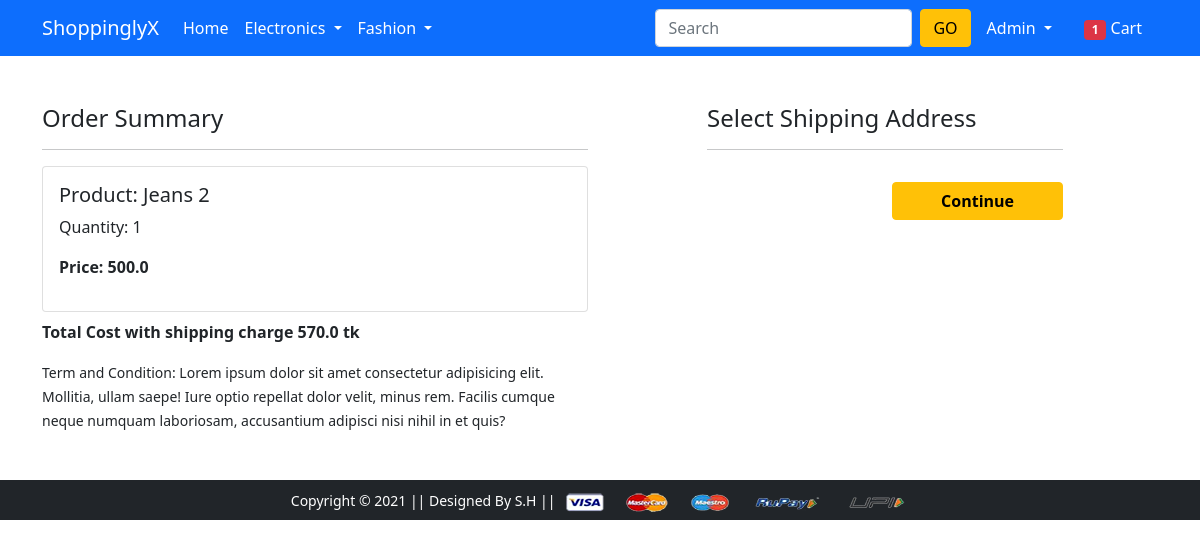
/checkout/ (signed in), run on an earlier commit of the app's database.
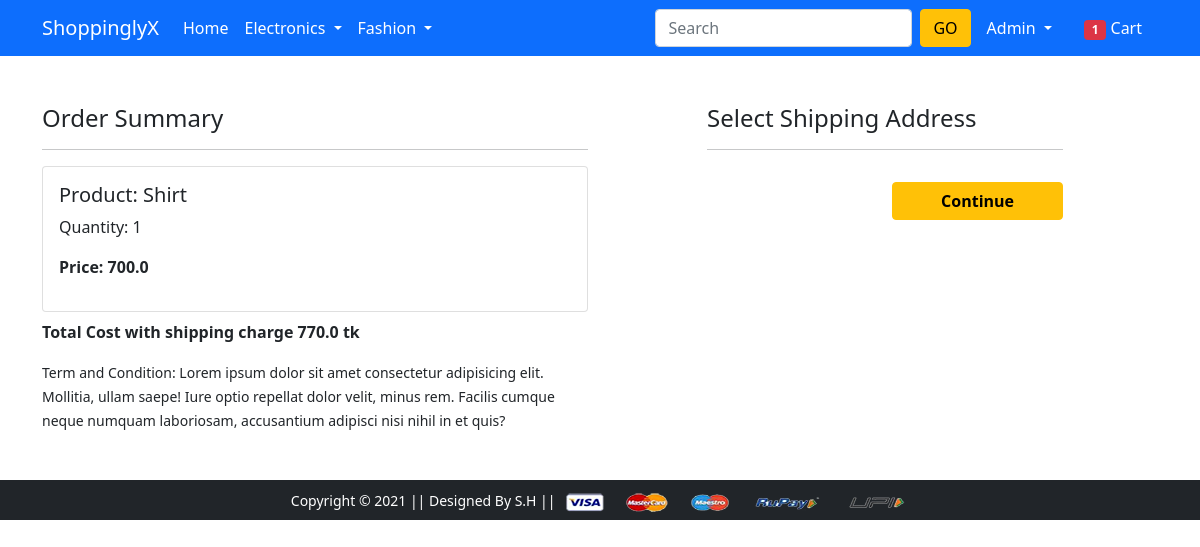
And on a later commit of the database.
### app/models.py (models this page shows, shortened)
class Cart(models.Model):
  user = models.ForeignKey(User, on_delete=models.CASCADE)
  product = models.ForeignKey(Product,on_delete=models.CASCADE)
  quantity = models.PositiveIntegerField(default=1)
  @property
  def total_cost(self):
    return self.quantity * self.product.discount_price

class Product(models.Model):
  title = models.CharField(max_length=100)
  selling_price = models.FloatField()
  discount_price = models.FloatField()
  description = models.TextField()
  brand = models.CharField(max_length=100)
  category = models.CharField(choices=CATEGORY_CHOICES,max_length=2)
  product_image = models.ImageField(upload_to = 'producting')

### app/views.py (the view)
# urls.py: path('checkout/', views.checkout, name='checkout'),
@login_required
def checkout(request):
  totalitem =0
  if request.user.is_authenticated:
    totalitem =len(Cart.objects.filter(user=request.user))
  user =request.user
  add= Customer.objects.filter(user=user)
  cart_items =Cart.objects.filter(user=user)
  amount= 0.0
  shipping_amount = 70.0
  totalamount=0.0
  cart_product = [p for p in Cart.objects.all() if p.user == request.user]
  if cart_product:
    for p in cart_product:
      tempamount=(p.quantity * p.product.discount_price)
      amount += tempamount
    totalamount = amount+shipping_amount
  context={'add':add,'totalamount':totalamount,'cart_items':cart_items,'totalitem':totalitem}
  return render(request, 'app/checkout.html',context)

### app/templates/app/checkout.html (shortened to what this page needs)
{% extends 'app/base.html' %}
{% load static %}
{% block main-content %}
<div class="container">
 <div class="row mt-5">
  <div class="col-sm-6">
    <h4>Order Summary</h4>
    {% for item in cart_items %}
    <hr>
      <div class="card mb-2">
        <div class="card-body">
          <h5>Product: {{item.product.title}}</h5>
          <p>Quantity: {{item.quantity}}</p>
          <p class="fw-bold">Price: {{item.total_cost}}</p>
        </div>
      </div>
      {% endfor %}
      <p class="fw-bold">Total Cost with shipping charge {{totalamount}} tk</p>
    <small>Term and Condition: Lorem ipsum dolor sit amet consectetur adipisicing elit. Mollitia, ullam saepe! Iure optio repellat dolor velit, minus rem. Facilis cumque neque numquam laboriosam, accusantium adipisci nisi nihil in et quis?</small>
  </div>
  <div class="col-sm-4 offset-sm-1">
    <h4>Select Shipping Address</h4>
    <hr>
    <form action="/paymentdone">
        <div class="text-end">
          <button type="submit" class="btn btn-warning mt-3 px-5 fw-bold">Continue</button>
        </div>
      </form>
    </div>
  </div>
</div>
{% endblock main-content %}

What changed in the data, as far as the page shows it:
removed Cart: product "Jeans 2", quantity "1", total_cost "500.0"
added Cart: product "Shirt", quantity "1", total_cost "700.0"
Also different on the page:
{{ totalamount }}: "570.0" → "770.0"
